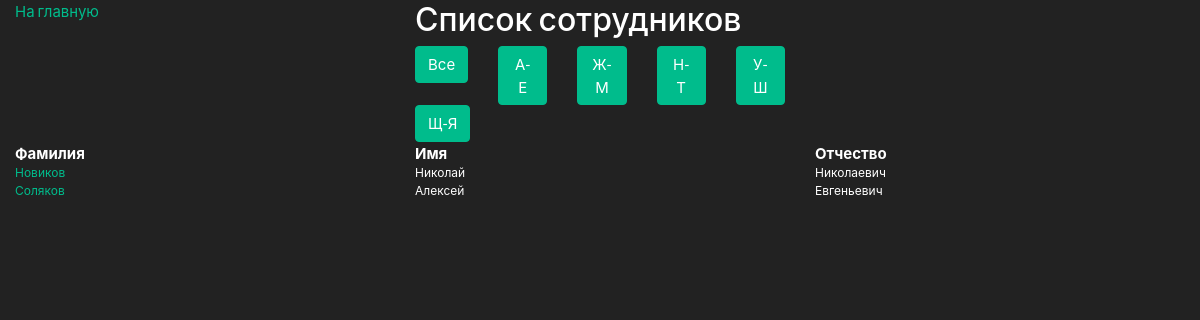
Screenshot of /alphabetic?letters=Н-Т with the database file from the repository.
### main/models.py (models this page shows, shortened)
class Employee(models.Model):
    first_name = models.CharField(max_length=200, verbose_name='Имя')
    last_name = models.CharField(max_length=200, verbose_name='Фамилия')
    middle_name = models.CharField(max_length=200, verbose_name='Отчество')
    birthday = models.DateField(verbose_name='Дата рождения')
    email = models.EmailField(max_length=100, verbose_name='E-mail')
    phone = PhoneField()
    start_date = models.DateField(verbose_name='Дата начала работы')
    end_date = models.DateField(verbose_name='Дата окончания работы', blank=True, null=True)
    position = models.CharField(max_length=200, verbose_name='Должность')
    department = models.ForeignKey(Department, on_delete=models.CASCADE, verbose_name='Отдел')
    class Meta:
        verbose_name = 'Сотрудник'
        verbose_name_plural = 'Сотрудники'

### main/views.py (the view, shortened to what this page needs)
# urls.py: path('alphabetic', EmployeesListAlphabet.as_view(), name='alphabetic'),
class EmployeesListAlphabet(ListView):
    template_name = 'alpabetic.html'
    def get_queryset(self):
        queryset = Employee.objects.all().order_by('last_name')
        query = self.request.GET.get('letters')
        if query:
            if query == 'А-Е':
                queryset = Employee.objects.filter(
                    Q(last_name__startswith='А') |
                    Q(last_name__startswith='Б') |
                    Q(last_name__startswith='В') |
                    Q(last_name__startswith='Г') |
                    Q(last_name__startswith='Д') |
                    Q(last_name__startswith='Е') |
                    Q(last_name__startswith='Ё')
                    ).order_by('last_name')
            elif query == 'Н-Т':
                queryset = Employee.objects.filter(
                    Q(last_name__startswith='Н') |
                    Q(last_name__startswith='О') |
                    Q(last_name__startswith='П') |
                    Q(last_name__startswith='Р') |
                    Q(last_name__startswith='С') |
                    Q(last_name__startswith='Т')
                    ).order_by('last_name')
        return queryset

### templates/alpabetic.html (shortened to what this page needs)
{% load static %}
<!DOCTYPE html>
<html lang="en">
<head>
    <link rel="stylesheet" href="{% static 'css/bootstrap.min.css' %}">
    <link rel="stylesheet" href="{% static 'css/styles.css' %}">
</head>
<body>
    <div class="container-fluid">
            <div class="row">
                <div class="col">
                    <a href="{% url 'main:employeeslist' %}">На главную</a>
                </div>
                <div class="col">
                    <h3>Список сотрудников</h3>
                </div>
                <div class="col"></div>
            </div>
            <div class="row">
                <div class="col"></div>
                <div class="col">
                    <div class="row">
                        <div class="col">
                            <a href="?letters=all"><button class="btn btn-success">Все</button></a>
                        </div>
                        <div class="col">
                            <a href="?letters=А-Е"><button class="btn btn-success">А-Е</button></a>
                        </div>
                        <div class="col">
                            <a href="?letters=Ж-М"><button class="btn btn-success">Ж-М</button></a>
                        </div>
                        <div class="col">
                            <a href="?letters=Н-Т"><button class="btn btn-success">Н-Т</button></a>
                        </div>
                        <div class="col">
                            <a href="?letters=У-Ш"><button class="btn btn-success">У-Ш</button></a>
                        </div>
                        <div class="col">
                            <a href="?letters=Щ-Я"><button class="btn btn-success">Щ-Я</button></a>
                        </div>
                    </div>
                </div>
                <div class="col"></div>
            </div>
            <div class="row">
                <div class="col-sm"><b>Фамилия</b></div>
                <div class="col-sm"><b>Имя</b></div>
                <div class="col-sm"><b>Отчество</b></div>
            </div>
            {% for employee in object_list %}
            <div class="row">
                <div class="col-sm employee_item"><a href="{% url 'main:employeedetail' pk=employee.pk %}">{{ employee.last_name }}</a></div>
                <div class="col-sm employee_item">{{ employee.first_name }}</div>
                <div class="col-sm employee_item">{{ employee.middle_name }}</div>
            </div>
            {% endfor %}
    </div>
</body>

### static/css/styles.css (style rules this page uses)
.employee_item { font-size: 12px; }

### rows the page displays
Employee: last_name "Новиков", first_name "Николай", middle_name "Николаевич"
Employee: last_name "Соляков", first_name "Алексей", middle_name "Евгеньевич"
